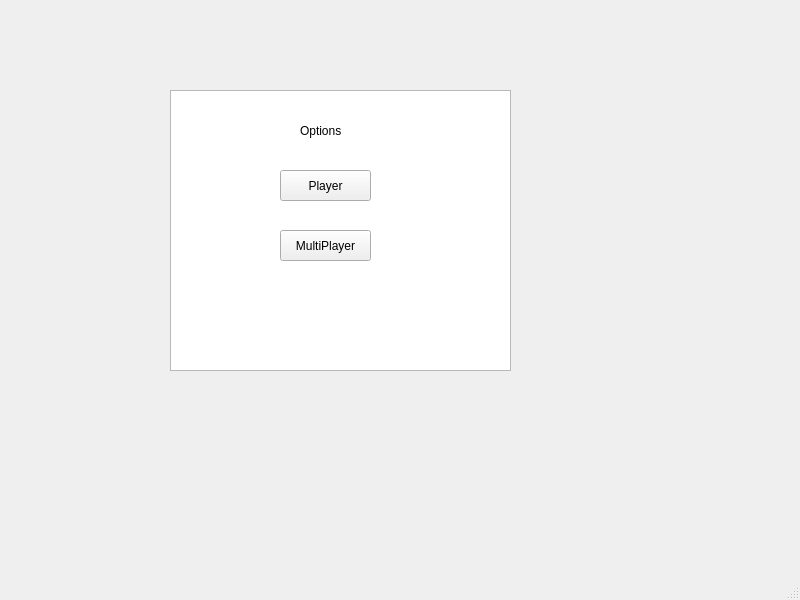
<?xml version="1.0" encoding="UTF-8"?>
<ui version="4.0">
 <class>options</class>
 <widget class="QMainWindow" name="options">
  <property name="geometry">
   <rect>
    <x>0</x>
    <y>0</y>
    <width>800</width>
    <height>600</height>
   </rect>
  </property>
  <property name="windowTitle">
   <string>MainWindow</string>
  </property>
  <widget class="QWidget" name="centralwidget">
   <widget class="QTextBrowser" name="textBrowser">
    <property name="geometry">
     <rect>
      <x>170</x>
      <y>90</y>
      <width>341</width>
      <height>281</height>
     </rect>
    </property>
   </widget>
   <widget class="QLabel" name="label">
    <property name="geometry">
     <rect>
      <x>300</x>
      <y>120</y>
      <width>81</width>
      <height>21</height>
     </rect>
    </property>
    <property name="text">
     <string>Options</string>
    </property>
   </widget>
   <widget class="QPushButton" name="pushButton">
    <property name="geometry">
     <rect>
      <x>280</x>
      <y>170</y>
      <width>91</width>
      <height>31</height>
     </rect>
    </property>
    <property name="text">
     <string>Player</string>
    </property>
   </widget>
   <widget class="QPushButton" name="pushButton_2">
    <property name="geometry">
     <rect>
      <x>280</x>
      <y>230</y>
      <width>91</width>
      <height>31</height>
     </rect>
    </property>
    <property name="text">
     <string>MultiPlayer</string>
    </property>
   </widget>
  </widget>
  <widget class="QMenuBar" name="menubar">
   <property name="geometry">
    <rect>
     <x>0</x>
     <y>0</y>
     <width>800</width>
     <height>22</height>
    </rect>
   </property>
  </widget>
  <widget class="QStatusBar" name="statusbar"/>
 </widget>
 <resources/>
 <connections/>
</ui>
